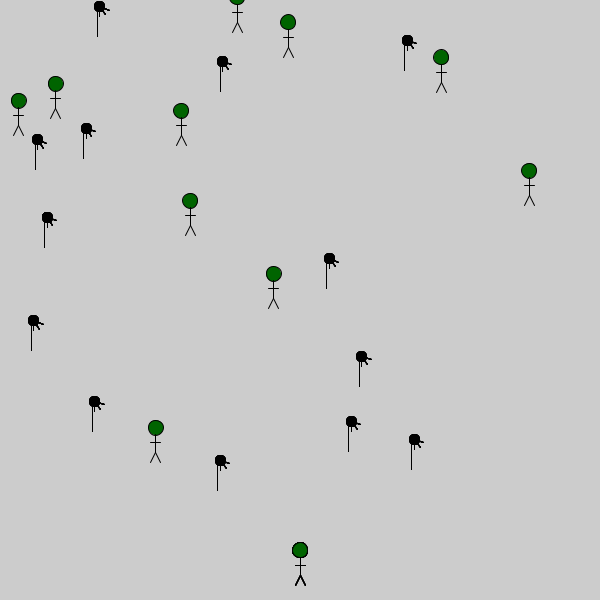
Frame 1 (no input)
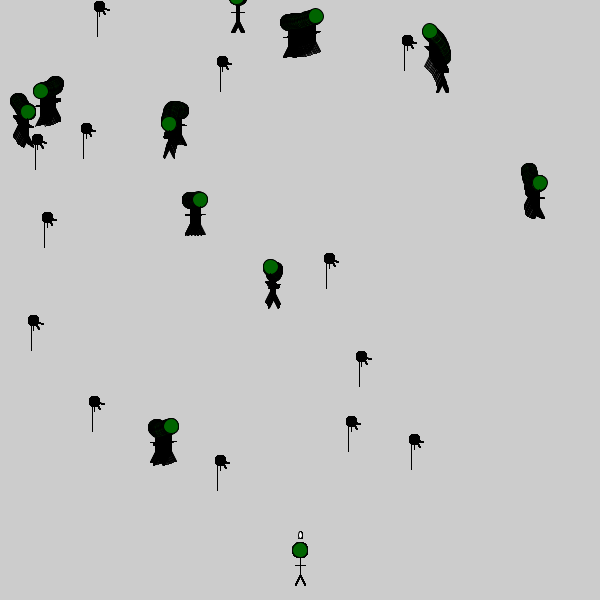
Frame 60 (the mouse pressed at the canvas centre just before this capture)
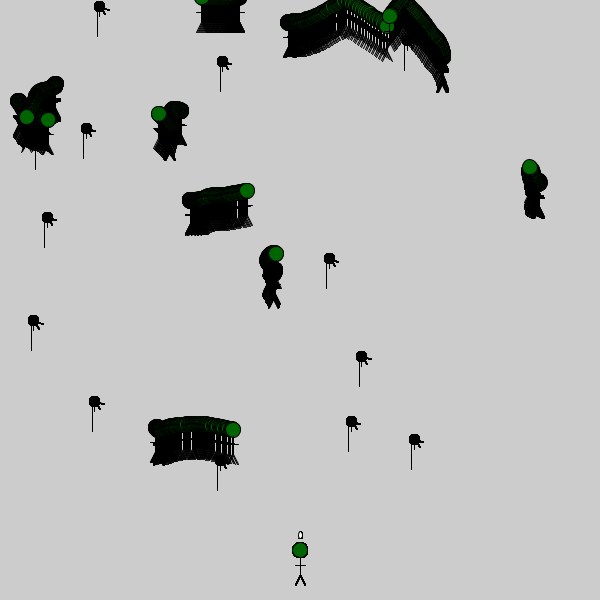
Frame 120 (the mouse held since frame 60 and released just before this capture)

The Processing sketch that drew these frames (run headless with seeded random() and noise(); from frame 60 on, the mouse is pressed at the canvas centre):

// Processing sketch: processing_109201
// ── processing_109201.pde

InMate i;
Soap s;
ArrayList<Friend> friends = new ArrayList<Friend>();
ArrayList<ShowerHead> showers = new ArrayList<ShowerHead>();
int numOfFriends = 10;
int numOfShowers = 15;
int difficulty = 10;
int difficulty2 = 10;

void setup(){
  size(600, 600);
  smooth();
  //initiliaze
  i = new InMate();
  s = new Soap();  
  for(int n = 0; n<numOfFriends;n++)
  {
    friends.add(new Friend());
  }
  //this is where each shower head is initialized
  for(int n=0; n<numOfShowers; n++)
  {
    showers.add(new ShowerHead());  
  }
}

void draw(){
  // background(255);
  s.run();
  s.move(i.getX());
  
  for(int n = 0; n<friends.size(); n++)
  {
  friends.get(n).run();
  
  //shows them getting a new soap bar which causes each friend to leave
  if(
  s.getX() > friends.get(n).getX() -difficulty &&
  s.getX() < friends.get(n).getX() +difficulty &&
  s.getY() > friends.get(n).getX() -difficulty &&
  s.getY() < friends.get(n).getY() +difficulty)
    {
    friends.get(n).gotSoap();
    friends.remove(n);
    }
    //shows the end of the game when all friends are clean
  if (friends.size() == 0)
  {
    println("your friends have left the showers");
  }
  
  //allows each showerhead to display and work
  for (int i = 0; i<showers.size(); i++)
  {
    showers.get(i).run();
  }
  
  //this decides if the soap hit a showering spot in order to change
  //direction
  for (int j=0; j<showers.size();j++)
  {
    if(
  s.getX() > showers.get(j).getX() -difficulty2 &&
  s.getX() < showers.get(j).getX() +difficulty2 &&
  s.getY() > showers.get(j).getX() -difficulty2 &&
  s.getY() < showers.get(j).getY() +difficulty2)
  {
    s.hitShower(showers.get(j).getX());
  }
  
  }
  
  i.display();
  }
  
}

class InMate{
  
  PVector location;
  PVector velocity;
  PVector right;
  PVector left;
  //initialize
  InMate(){
    location = new PVector(width/2, height-50);
    velocity = new PVector(0, 0);
    right = new PVector(0.05,0);
    left = new PVector(-0.05,0);
    
  }
  
  void display()
  {
    // the inmate is green
    fill(0, 100, 0);
    //this location will be close to the bottom
    //the shape will be a person
    ellipse(location.x, height-50, 15, 15);
    line (location.x, height-43, location.x, height-25);
    line(location.x, height-25, location.x-5, height-15);
    line(location.x, height-25, location.x+5, height-15);
    line(location.x-5, height-35, location.x+5, height-35);
    
    //addes acceleration to the right when the right key is pressed
    if (keyCode == RIGHT)
    {
      velocity.add(right);
      velocity.sub(left);
    }
    
    //adds acceleration ot the left when the left key is pressed
    if (keyCode == LEFT)
    {
      velocity.add(left);
      velocity.sub(right);
    }
    
    //makes sure that the location doesn't go too far to the right
    if(location.x>width)
    {
      location.x = width;
    }
    //makes sure that the location doesn't go too far to the left
    if (location.x<0)
    {
      location.x = 0;
    }
    //this is what moves the inmate to the left and right
    location.add(velocity);
    velocity.limit(0.7);
     
  } 
  
  //this method is in order to find where the inmate
 Float getX()
{
  return location.x;
} 
}

class Soap
{
  PVector location;
  PVector velocity;
  PVector stream;
  PVector right;
  PVector left;
  boolean a;  
  boolean b;
  
  //initialize
  Soap()
  {
    location = new PVector(width/2, height-50);
    velocity = new PVector(0, -15);
    stream = new PVector(random(-1, 1), 0);
    right = new PVector(1, 0);
    left = new PVector(-1, 0);
  }
  
  void display()
  {
   fill(255);
   ellipse(location.x,location.y, 4, 7);   
  }
  
  void move(float s)
  {if(key != ' ')
  {
    location.x = s;
  }}
  void run()
  {
   fill(0);
   
   //this allows the soap to start back at the bottom after reaching
   //the top
    if ( key == ' ' && location.y > 0 && location.x < width && location.x >0)
    {
    display();
    }    
    else
    {
      display();
      velocity.x = 0;
      location.y = height-50;
      key = 'x';
    } 
        location.add(velocity);

    if (b == true && location.y >0 && location.x <width && location.x>0)
    {
      stream();
    }
    else{
      b = false;
      velocity.x = 0;
    }    
  }
  float getX()
  {
    return location.x;
  }
   float getY()
   {
     return location.y;
   }   
   void hitShower(Float s)
   {
     b = true;
     location.x = s;
     
   } 
  void stream()
  {
    velocity.add(stream);
  }
}
class ShowerHead{
 PVector location; 
ShowerHead(){
  location = new PVector(random(width-50), random(10, height)-100);
}

void run()
{
  display();
}
void display()
{ 
  //this draws the shower head
  fill(0);
ellipse(location.x, location.y, 10, 10);
line(location.x-2.5, location.y, location.x-2.5, location.y+30);
for(int i = 0; i< 3; i++)
{
  //the shower lines are turned to make the shower visual effect
  pushMatrix();
  translate(location.x, location.y);
  rotate(-radians(35*i));
  line(0, 0, 0, 10);
  popMatrix();
}
}

Float getX()
{
  return location.x;
}

Float getY()
{
  return location.y;
}
}


class Friend
{
  PVector location;
  PVector velocity;
  PVector acceleration;
  float topspeed;
  boolean hasSoap;
  
  //initialize friend
  Friend()
  {
   location = new PVector(random(0,width), random(40,height-100));
   velocity = new PVector(0, 0);
   acceleration = new PVector(random(-1,1)/10,random(-1,1)/10);
   topspeed = 3;
  }
  
  void display()
  {
    //this draws the friends as people with green faces
    fill(0, 100, 0);
    ellipse(location.x, location.y-50, 15, 15);
    line (location.x, location.y-43, location.x, location.y-25);
    line(location.x, location.y-25, location.x-5, location.y-15);
    line(location.x, location.y-25, location.x+5, location.y-15);
    line(location.x-5, location.y-35, location.x+5, location.y-35);
  }
  
  void run()
  {
    //this is how they disappear
    if(hasSoap == true)
    {
    }
    else
    {
    display();
    update();
    }
  }
  
  void update()
  {
    acceleration = new PVector(random(-1,1)/10,random(-1,1)/10);
    velocity.limit(topspeed);
    location.add(velocity);
    velocity.add(acceleration);
    
    if(location.x>width-10 || location.x<0)
    {
      velocity.x = -velocity.x;
      acceleration.x = - acceleration.x;
      //acceleration.y = -acceleration.y;
    } 
    if (location.y >height-50 || location.y<50)
    {
      velocity.y = -velocity.y;
      acceleration.y = -acceleration.y;
      //acceleration.y = -acceleration.y;
    }
  }

void gotSoap()
{
  hasSoap = true;
}
  
  float getX()
  {
    return location.x;
  }
  float getY()
  {
    return location.y;
  }
}
